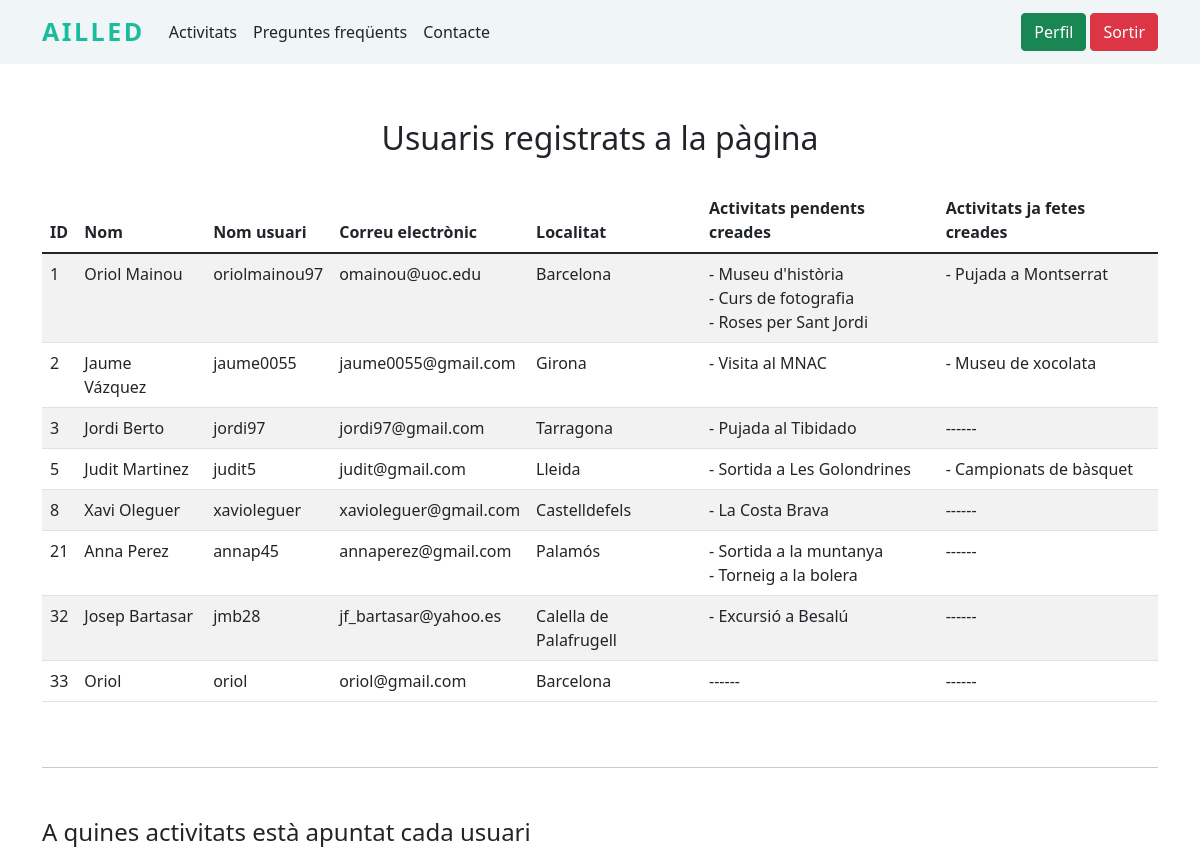
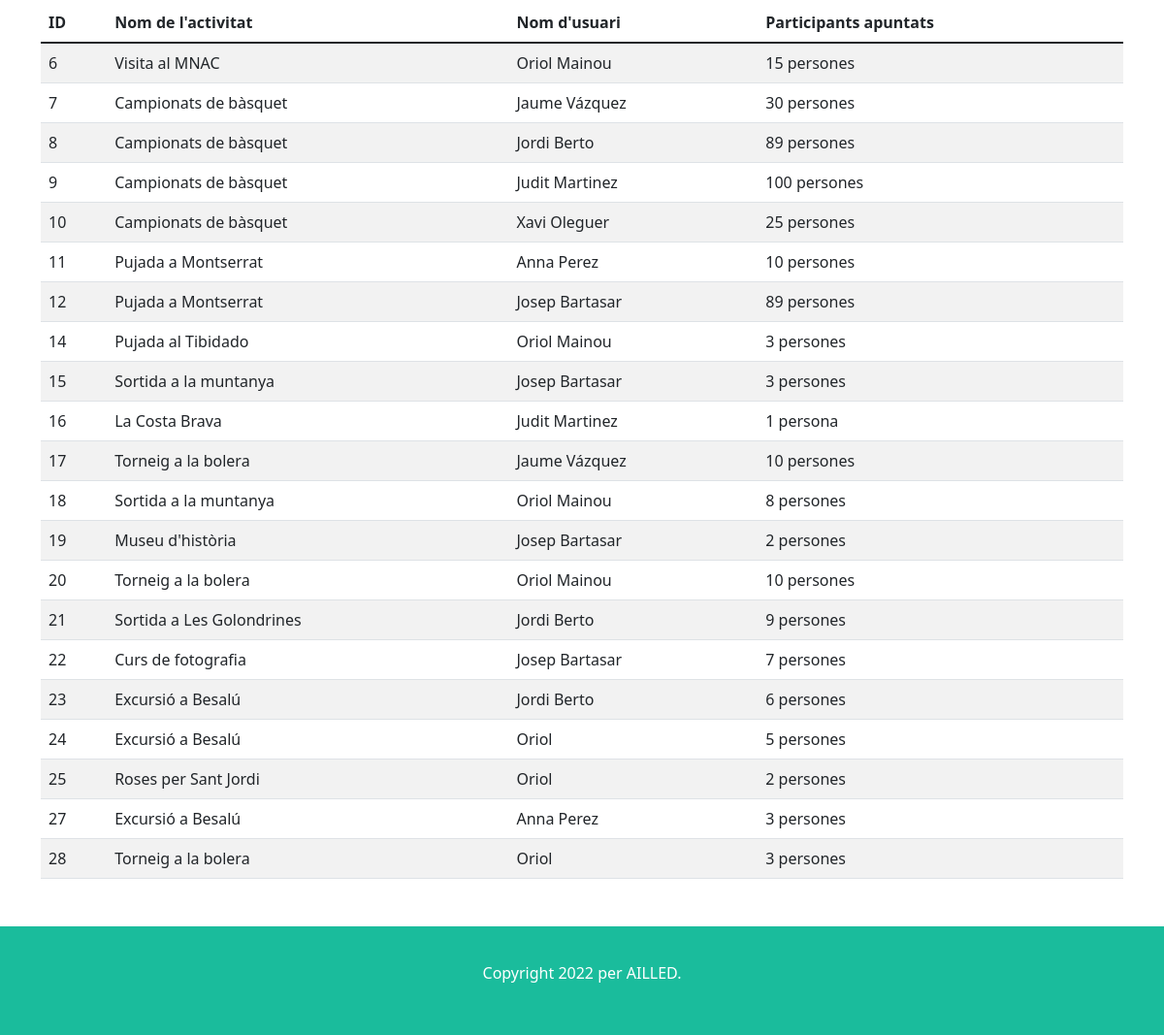
Page /Projecte3/admin_tots_usuaris_registrats.php (signed in) on the committed database (2 pictures, top to bottom).
### tables this page shows
CREATE TABLE `usuari` (
  `id` int(11) NOT NULL,
  `nom` varchar(50) NOT NULL,
  `username` varchar(50) NOT NULL,
  `correu` varchar(50) NOT NULL,
  `contrasenya` text NOT NULL,
  `localitat` varchar(50) NOT NULL,
  `es_admin` int(11) NOT NULL
);

CREATE TABLE `activitat` (
  `id` int(11) NOT NULL,
  `id_usuari` int(11) NOT NULL,
  `nom` varchar(50) NOT NULL,
  `ubicacio` varchar(50) NOT NULL,
  `descripcio` text NOT NULL,
  `duracio` int(11) NOT NULL,
  `numero_participants` int(11) NOT NULL,
  `participants_disponibles` int(11) NOT NULL,
  `discapacitat_dirigida` varchar(50) NOT NULL,
  `dia_hora` datetime NOT NULL,
  `preu` int(11) NOT NULL,
  `imatge` varchar(100) NOT NULL,
  `esta_acceptada` int(11) NOT NULL
);

CREATE TABLE `participants_apuntats` (
  `id` int(11) NOT NULL,
  `id_activitat` int(11) NOT NULL,
  `id_usuari` int(11) NOT NULL,
  `numero_participants` int(11) NOT NULL
);

### Projecte3/admin_tots_usuaris_registrats.php (the view, shortened to what this page needs)
<?php
    include "servidor/connexio.php";
?>
<!doctype html>
<html lang="es">
<head>
    <?php
        include "codi_repetit/head.php";
    ?>
</head>
<body>
    <nav class="navbar navbar-expand-lg navbar-light">
        <?php
            include "codi_repetit/navbar.php";
        ?>
    </nav>
    <?php
        if ($_SESSION['es_admin_usuari_sessio'] == 1) {
            ?>
                <main>
                    <div class="container">
                        <section>
                            <h2>Usuaris registrats a la pàgina</h2>
                            <div class="table-responsive">
                                <table class="table table-striped">
                                    <thead>
                                        <tr>
                                            <th scope="col">ID</th>
                                            <th scope="col">Nom</th>
                                            <th scope="col">Nom usuari</th>
                                            <th scope="col">Correu electrònic</th>
                                            <th scope="col">Localitat</th>
                                            <th scope="col">Activitats pendents creades</th>
                                            <th scope="col">Activitats ja fetes creades</th>
                                        </tr>
                                    </thead>
                                    <tbody>
                                        <?php
                                            $sql_consultes = "SELECT * FROM usuari";
                                            $resultat_consultes = $connexio->query($sql_consultes);
                                            if ($resultat_consultes->num_rows > 0) {
                                                while($row = $resultat_consultes->fetch_assoc()) {
                                                    echo "<tr>";
                                                        echo "<td>" . $row['id'] . "</td>";
                                                        echo "<td>" . $row['nom'] . "</td>";
                                                        echo "<td>" . $row['username'] . "</td>";
                                                        echo "<td>" . $row['correu'] . "</td>";
                                                        echo "<td>" . $row['localitat'] . "</td>";
                                                        echo "<td>";
                                                            $data_ara = date("Y-m-d H:i:s");
                                                            $select_act = "SELECT * FROM activitat WHERE dia_hora >= '$data_ara' AND esta_acceptada = 1 AND id_usuari=" . $row['id'] . " ORDER BY dia_hora ASC";
                                                            $resultatss = $connexio->query($select_act);
                                                            if ($resultatss->num_rows > 0) {
                                                                while($row_act = $resultatss->fetch_assoc()) {
                                                                    echo "- " . $row_act["nom"] . "<br>";
                                                                }
                                                            } else {
                                                                echo "------";
                                                            }
                                                        echo "</td>";
                                                        echo "<td>";
                                                            $data_ara = date("Y-m-d H:i:s");
                                                            $select_act = "SELECT * FROM activitat WHERE dia_hora < '$data_ara' AND esta_acceptada = 1 AND id_usuari=" . $row['id'] . " ORDER BY dia_hora ASC";
                                                            $resultatss = $connexio->query($select_act);
                                                            if ($resultatss->num_rows > 0) {
                                                                while($row_act = $resultatss->fetch_assoc()) {
                                                                    echo "- " . $row_act["nom"] . "<br>";
                                                                }
                                                            } else {
                                                                echo "------";
                                                            }
                                                        echo "</td>";
                                                    echo "</tr>";
                                                }
                                            } else {
                                                echo "<tr>";
                                                    echo "<td colspan='6'>No hi ha cap consulta / pregunta.</td>";
                                                echo "</tr>";
                                            }
                                        ?>
                                    </tbody>
                                </table>
                            </div>
                        </section>
                        <hr>
                        <section>
                            <h4>A quines activitats està apuntat cada usuari</h4>
                            <div class="table-responsive">
                                <table class="table table-striped">
                                    <thead>
                                        <tr>
                                            <th scope="col">ID</th>
                                            <th scope="col">Nom de l'activitat</th>
                                            <th scope="col">Nom d'usuari</th>
                                            <th scope="col">Participants apuntats</th>
                                        </tr>
                                    </thead>
                                    <tbody>
                                        <?php
                                            $sql_consultes = "SELECT * FROM participants_apuntats";
                                            $resultat_consultes = $connexio->query($sql_consultes);
                                            if ($resultat_consultes->num_rows > 0) {
                                                while($row_consultes = $resultat_consultes->fetch_assoc()) {
                                                    echo "<tr>";
                                                        echo "<td>" . $row_consultes['id'] . "</td>";
                                                        echo "<td>";
                                                            $sql = "SELECT nom FROM activitat WHERE id =" . $row_consultes['id_activitat'];
                                                            $result = $connexio->query($sql);
                                                            while($row = $result->fetch_assoc()) {
                                                                echo $row["nom"];
                                                            }
                                                        echo "</td>";
                                                        echo "<td>";
                                                            $sql = "SELECT nom FROM usuari WHERE id =" . $row_consultes['id_usuari'];
                                                            $result = $connexio->query($sql);
                                                            while($row = $result->fetch_assoc()) {
                                                                echo $row["nom"];
                                                            }
                                                        echo "</td>";
                                                        echo "<td>";
                                                            $sql = "SELECT numero_participants FROM participants_apuntats WHERE id =" . $row_consultes['id'];
                                                            $result = $connexio->query($sql);
                                                            while($row = $result->fetch_assoc()) {
                                                                if ($row["numero_participants"] > 1) {
                                                                    echo $row["numero_participants"] . " persones";
                                                                } else {
                                                                    echo $row["numero_participants"] . " persona";
                                                                }
                                                            }
                                                        echo "</td>";
                                                    echo "</tr>";
                                                }
                                            } else {
                                                echo "<tr>";
                                                    echo "<td colspan='4'>No hi ha cap registre.</td>";
                                                echo "</tr>";
                                            }
                                        ?>
                                    </tbody>
                                </table>
                            </div>
                        </section>
                    </div>
                </main>
            <?php
        } else {
            header("LOCATION: index.php");
        }
    ?>
    <footer>
        <?php
            include "codi_repetit/footer.php";
        ?>
    </footer>
</body>
</html>

### Projecte3/css/estils.css (style rules this page uses)
nav { background-color: #F0F5F8; }
main div.container section, footer div#peupagina { padding: 3% 0; }
main div.container section h2 { text-align: center; padding: 2% 0; }
footer { background-color: #1ABC9C; }

### rows in the picture
usuari: id "1", nom "Oriol Mainou", username "oriolmainou97", correu "omainou@uoc.edu", localitat "Barcelona"
activitat: nom "Museu d'història"
activitat: nom "Curs de fotografia"
activitat: nom "Roses per Sant Jordi"
activitat: nom "Pujada a Montserrat"
usuari: id "2", nom "Jaume Vázquez", username "jaume0055", correu "jaume0055@gmail.com", localitat "Girona"
activitat: nom "Visita al MNAC"
activitat: nom "Museu de xocolata"
usuari: id "3", nom "Jordi Berto", username "jordi97", correu "jordi97@gmail.com", localitat "Tarragona"
activitat: nom "Pujada al Tibidado"
usuari: id "5", nom "Judit Martinez", username "judit5", correu "judit@gmail.com", localitat "Lleida"
activitat: nom "Sortida a Les Golondrines"
activitat: nom "Campionats de bàsquet"
usuari: id "8", nom "Xavi Oleguer", username "xavioleguer", correu "xavioleguer@gmail.com", localitat "Castelldefels"
activitat: nom "La Costa Brava"
usuari: id "21", nom "Anna Perez", username "annap45", correu "annaperez@gmail.com", localitat "Palamós"
activitat: nom "Sortida a la muntanya"
activitat: nom "Torneig a la bolera"
usuari: id "32", nom "Josep Bartasar", username "jmb28", correu "jf_bartasar@yahoo.es", localitat "Calella de Palafrugell"
activitat: nom "Excursió a Besalú"
usuari: id "33", nom "Oriol", username "oriol", correu "oriol@gmail.com", localitat "Barcelona"
participants_apuntats: id "6", numero_participants "15"
participants_apuntats: id "7", numero_participants "30"
participants_apuntats: id "8", numero_participants "89"
participants_apuntats: id "9", numero_participants "100"
participants_apuntats: id "10", numero_participants "25"
participants_apuntats: id "11", numero_participants "10"
participants_apuntats: id "12", numero_participants "89"
participants_apuntats: id "14", numero_participants "3"
participants_apuntats: id "15", numero_participants "3"
participants_apuntats: id "16", numero_participants "1"
participants_apuntats: id "17", numero_participants "10"
participants_apuntats: id "18", numero_participants "8"
participants_apuntats: id "19", numero_participants "2"
participants_apuntats: id "20", numero_participants "10"
participants_apuntats: id "21", numero_participants "9"
participants_apuntats: id "22", numero_participants "7"
participants_apuntats: id "23", numero_participants "6"
participants_apuntats: id "24", numero_participants "5"
participants_apuntats: id "25", numero_participants "2"
participants_apuntats: id "27", numero_participants "3"
participants_apuntats: id "28", numero_participants "3"
